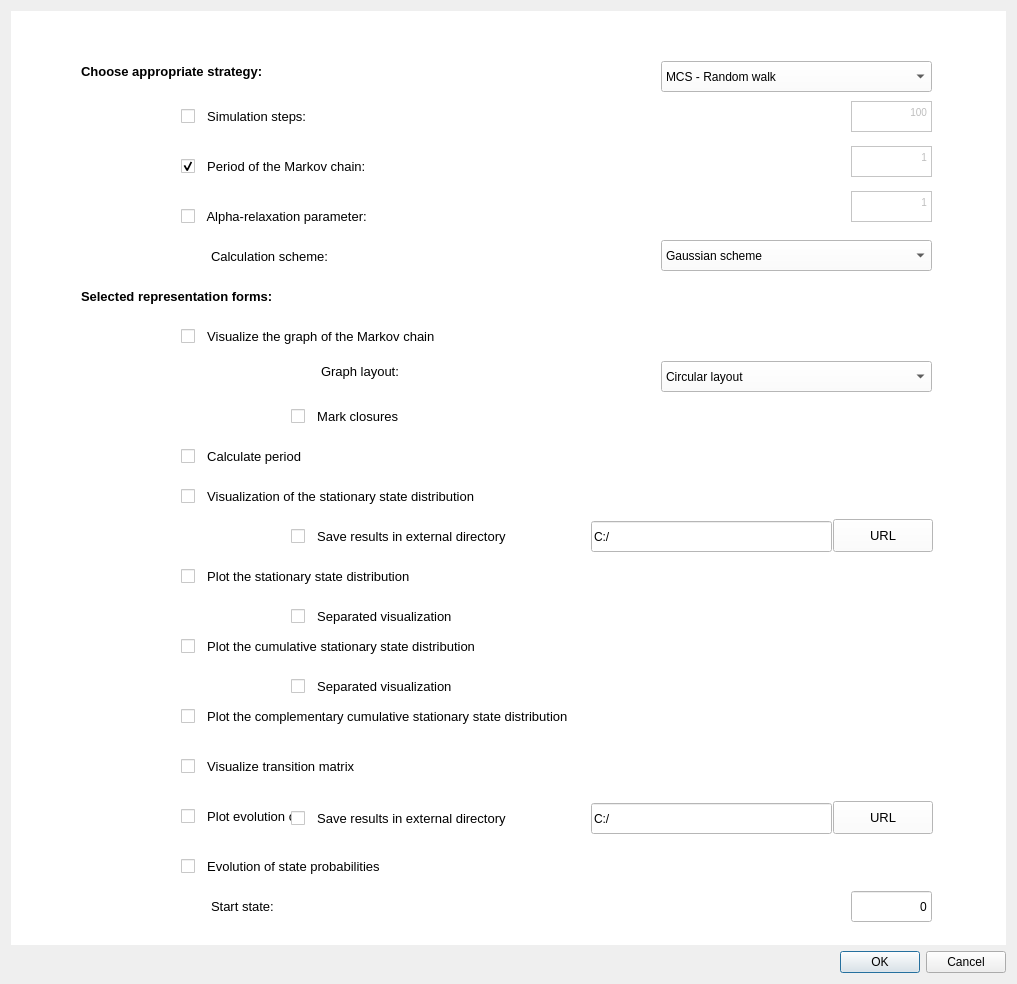
<?xml version="1.0" encoding="UTF-8"?>
<ui version="4.0">
 <class>StrategySelectionDialog</class>
 <widget class="QDialog" name="StrategySelectionDialog">
  <property name="geometry">
   <rect>
    <x>0</x>
    <y>0</y>
    <width>1017</width>
    <height>984</height>
   </rect>
  </property>
  <property name="windowTitle">
   <string>Strategy Selection Dialog</string>
  </property>
  <property name="windowIcon">
   <iconset>
    <normaloff>../../../DTMC_Simulator/resources/icons/FS4DTMC.PNG</normaloff>../../../DTMC_Simulator/resources/icons/FS4DTMC.PNG</iconset>
  </property>
  <property name="styleSheet">
   <string notr="true"/>
  </property>
  <layout class="QVBoxLayout" name="verticalLayout">
   <item>
    <widget class="QWidget" name="widget" native="true">
     <property name="autoFillBackground">
      <bool>false</bool>
     </property>
     <property name="styleSheet">
      <string notr="true">background-color: white</string>
     </property>
     <widget class="QComboBox" name="cb_strategy">
      <property name="geometry">
       <rect>
        <x>650</x>
        <y>50</y>
        <width>271</width>
        <height>31</height>
       </rect>
      </property>
      <item>
       <property name="text">
        <string>MCS - Random walk</string>
       </property>
      </item>
      <item>
       <property name="text">
        <string>MCS - Limiting distribution</string>
       </property>
      </item>
      <item>
       <property name="text">
        <string>MCS - Cesaro limit</string>
       </property>
      </item>
      <item>
       <property name="text">
        <string>MCS - Modified cesaro limit</string>
       </property>
      </item>
      <item>
       <property name="text">
        <string>MCS - Matrix powering</string>
       </property>
      </item>
      <item>
       <property name="text">
        <string>MCS - Direct approach</string>
       </property>
      </item>
      <item>
       <property name="text">
        <string>MCS - Forward approach</string>
       </property>
      </item>
     </widget>
     <widget class="QTextEdit" name="te_steps">
      <property name="enabled">
       <bool>false</bool>
      </property>
      <property name="geometry">
       <rect>
        <x>840</x>
        <y>90</y>
        <width>81</width>
        <height>31</height>
       </rect>
      </property>
      <property name="html">
       <string>&lt;!DOCTYPE HTML PUBLIC &quot;-//W3C//DTD HTML 4.0//EN&quot; &quot;http://www.w3.org/TR/REC-html40/strict.dtd&quot;&gt;
&lt;html&gt;&lt;head&gt;&lt;meta name=&quot;qrichtext&quot; content=&quot;1&quot; /&gt;&lt;style type=&quot;text/css&quot;&gt;
p, li { white-space: pre-wrap; }
&lt;/style&gt;&lt;/head&gt;&lt;body style=&quot; font-family:'MS Shell Dlg 2'; font-size:7.8pt; font-weight:400; font-style:normal;&quot;&gt;
&lt;p align=&quot;right&quot; style=&quot; margin-top:0px; margin-bottom:0px; margin-left:0px; margin-right:0px; -qt-block-indent:0; text-indent:0px;&quot;&gt;100&lt;/p&gt;&lt;/body&gt;&lt;/html&gt;</string>
      </property>
     </widget>
     <widget class="QLabel" name="la_strategy">
      <property name="geometry">
       <rect>
        <x>70</x>
        <y>40</y>
        <width>301</width>
        <height>41</height>
       </rect>
      </property>
      <property name="font">
       <font>
        <pointsize>10</pointsize>
        <weight>75</weight>
        <bold>true</bold>
       </font>
      </property>
      <property name="text">
       <string>Choose appropriate strategy:</string>
      </property>
     </widget>
     <widget class="QCheckBox" name="cb_steps">
      <property name="geometry">
       <rect>
        <x>170</x>
        <y>80</y>
        <width>161</width>
        <height>51</height>
       </rect>
      </property>
      <property name="font">
       <font>
        <pointsize>10</pointsize>
       </font>
      </property>
      <property name="text">
       <string>  Simulation steps:</string>
      </property>
      <property name="checked">
       <bool>false</bool>
      </property>
     </widget>
     <widget class="QCheckBox" name="cb_stStVectorPlot">
      <property name="geometry">
       <rect>
        <x>170</x>
        <y>540</y>
        <width>461</width>
        <height>51</height>
       </rect>
      </property>
      <property name="font">
       <font>
        <pointsize>10</pointsize>
       </font>
      </property>
      <property name="text">
       <string>  Plot the stationary state distribution</string>
      </property>
     </widget>
     <widget class="QLabel" name="la_representationForms">
      <property name="geometry">
       <rect>
        <x>70</x>
        <y>260</y>
        <width>411</width>
        <height>51</height>
       </rect>
      </property>
      <property name="font">
       <font>
        <pointsize>10</pointsize>
        <weight>75</weight>
        <bold>true</bold>
       </font>
      </property>
      <property name="text">
       <string>Selected representation forms:</string>
      </property>
     </widget>
     <widget class="QCheckBox" name="cb_cuStStVectorPlot">
      <property name="geometry">
       <rect>
        <x>170</x>
        <y>610</y>
        <width>461</width>
        <height>51</height>
       </rect>
      </property>
      <property name="font">
       <font>
        <pointsize>10</pointsize>
       </font>
      </property>
      <property name="text">
       <string>  Plot the cumulative stationary state distribution</string>
      </property>
     </widget>
     <widget class="QCheckBox" name="cb_coCuStStVectorPlot">
      <property name="geometry">
       <rect>
        <x>170</x>
        <y>680</y>
        <width>761</width>
        <height>51</height>
       </rect>
      </property>
      <property name="font">
       <font>
        <pointsize>10</pointsize>
       </font>
      </property>
      <property name="text">
       <string>  Plot the complementary cumulative stationary state distribution</string>
      </property>
     </widget>
     <widget class="QCheckBox" name="cb_stStVector">
      <property name="geometry">
       <rect>
        <x>170</x>
        <y>460</y>
        <width>461</width>
        <height>51</height>
       </rect>
      </property>
      <property name="font">
       <font>
        <pointsize>10</pointsize>
       </font>
      </property>
      <property name="text">
       <string>  Visualization of the stationary state distribution</string>
      </property>
     </widget>
     <widget class="QCheckBox" name="cb_alphaRelaxation">
      <property name="enabled">
       <bool>true</bool>
      </property>
      <property name="geometry">
       <rect>
        <x>170</x>
        <y>180</y>
        <width>321</width>
        <height>51</height>
       </rect>
      </property>
      <property name="font">
       <font>
        <pointsize>10</pointsize>
       </font>
      </property>
      <property name="text">
       <string>  Alpha-relaxation parameter:</string>
      </property>
      <property name="checked">
       <bool>false</bool>
      </property>
     </widget>
     <widget class="QTextEdit" name="te_alphaRelaxation">
      <property name="enabled">
       <bool>false</bool>
      </property>
      <property name="geometry">
       <rect>
        <x>840</x>
        <y>180</y>
        <width>81</width>
        <height>31</height>
       </rect>
      </property>
      <property name="html">
       <string>&lt;!DOCTYPE HTML PUBLIC &quot;-//W3C//DTD HTML 4.0//EN&quot; &quot;http://www.w3.org/TR/REC-html40/strict.dtd&quot;&gt;
&lt;html&gt;&lt;head&gt;&lt;meta name=&quot;qrichtext&quot; content=&quot;1&quot; /&gt;&lt;style type=&quot;text/css&quot;&gt;
p, li { white-space: pre-wrap; }
&lt;/style&gt;&lt;/head&gt;&lt;body style=&quot; font-family:'MS Shell Dlg 2'; font-size:7.8pt; font-weight:400; font-style:normal;&quot;&gt;
&lt;p align=&quot;right&quot; style=&quot; margin-top:0px; margin-bottom:0px; margin-left:0px; margin-right:0px; -qt-block-indent:0; text-indent:0px;&quot;&gt;1&lt;/p&gt;&lt;/body&gt;&lt;/html&gt;</string>
      </property>
     </widget>
     <widget class="QCheckBox" name="cb_stStVectorPlotSeparated">
      <property name="geometry">
       <rect>
        <x>280</x>
        <y>590</y>
        <width>261</width>
        <height>31</height>
       </rect>
      </property>
      <property name="font">
       <font>
        <pointsize>10</pointsize>
       </font>
      </property>
      <property name="text">
       <string>  Separated visualization</string>
      </property>
      <property name="checked">
       <bool>false</bool>
      </property>
     </widget>
     <widget class="QCheckBox" name="cb_cuStStVectorPlotSeparated">
      <property name="geometry">
       <rect>
        <x>280</x>
        <y>660</y>
        <width>261</width>
        <height>31</height>
       </rect>
      </property>
      <property name="font">
       <font>
        <pointsize>10</pointsize>
       </font>
      </property>
      <property name="text">
       <string>  Separated visualization</string>
      </property>
      <property name="checked">
       <bool>false</bool>
      </property>
     </widget>
     <widget class="QCheckBox" name="cb_coCuStStVectorPlotSeparated">
      <property name="geometry">
       <rect>
        <x>280</x>
        <y>730</y>
        <width>301</width>
        <height>31</height>
       </rect>
      </property>
      <property name="font">
       <font>
        <pointsize>10</pointsize>
       </font>
      </property>
      <property name="text">
       <string>  Separated visualization</string>
      </property>
      <property name="checked">
       <bool>false</bool>
      </property>
     </widget>
     <widget class="QCheckBox" name="cb_graph">
      <property name="geometry">
       <rect>
        <x>170</x>
        <y>300</y>
        <width>461</width>
        <height>51</height>
       </rect>
      </property>
      <property name="font">
       <font>
        <pointsize>10</pointsize>
       </font>
      </property>
      <property name="text">
       <string>  Visualize the graph of the Markov chain</string>
      </property>
     </widget>
     <widget class="QCheckBox" name="cb_markClosures">
      <property name="geometry">
       <rect>
        <x>280</x>
        <y>390</y>
        <width>261</width>
        <height>31</height>
       </rect>
      </property>
      <property name="font">
       <font>
        <pointsize>10</pointsize>
       </font>
      </property>
      <property name="text">
       <string>  Mark closures</string>
      </property>
      <property name="checked">
       <bool>false</bool>
      </property>
     </widget>
     <widget class="QCheckBox" name="cb_calculate_period">
      <property name="geometry">
       <rect>
        <x>170</x>
        <y>420</y>
        <width>461</width>
        <height>51</height>
       </rect>
      </property>
      <property name="font">
       <font>
        <pointsize>10</pointsize>
       </font>
      </property>
      <property name="text">
       <string>  Calculate period</string>
      </property>
     </widget>
     <widget class="QComboBox" name="cb_graphLayout">
      <property name="geometry">
       <rect>
        <x>650</x>
        <y>350</y>
        <width>271</width>
        <height>31</height>
       </rect>
      </property>
      <item>
       <property name="text">
        <string>Circular layout</string>
       </property>
      </item>
      <item>
       <property name="text">
        <string>Spring layout</string>
       </property>
      </item>
      <item>
       <property name="text">
        <string>Spectral layout</string>
       </property>
      </item>
      <item>
       <property name="text">
        <string>Random layout</string>
       </property>
      </item>
     </widget>
     <widget class="QLabel" name="la_graphLayout">
      <property name="geometry">
       <rect>
        <x>310</x>
        <y>340</y>
        <width>111</width>
        <height>41</height>
       </rect>
      </property>
      <property name="font">
       <font>
        <pointsize>10</pointsize>
       </font>
      </property>
      <property name="text">
       <string>Graph layout:</string>
      </property>
     </widget>
     <widget class="QCheckBox" name="cb_evoStAv">
      <property name="geometry">
       <rect>
        <x>170</x>
        <y>780</y>
        <width>761</width>
        <height>51</height>
       </rect>
      </property>
      <property name="font">
       <font>
        <pointsize>10</pointsize>
       </font>
      </property>
      <property name="text">
       <string>  Plot evolution of the state average</string>
      </property>
     </widget>
     <widget class="QCheckBox" name="cb_randomWalk">
      <property name="geometry">
       <rect>
        <x>170</x>
        <y>730</y>
        <width>761</width>
        <height>51</height>
       </rect>
      </property>
      <property name="font">
       <font>
        <pointsize>10</pointsize>
       </font>
      </property>
      <property name="text">
       <string>  Plot random walk</string>
      </property>
     </widget>
     <widget class="QCheckBox" name="cb_evoSt">
      <property name="geometry">
       <rect>
        <x>170</x>
        <y>830</y>
        <width>761</width>
        <height>51</height>
       </rect>
      </property>
      <property name="font">
       <font>
        <pointsize>10</pointsize>
       </font>
      </property>
      <property name="text">
       <string>  Evolution of state probabilities</string>
      </property>
     </widget>
     <widget class="QLabel" name="la_startState">
      <property name="geometry">
       <rect>
        <x>200</x>
        <y>870</y>
        <width>101</width>
        <height>51</height>
       </rect>
      </property>
      <property name="font">
       <font>
        <pointsize>10</pointsize>
       </font>
      </property>
      <property name="text">
       <string>Start state:</string>
      </property>
     </widget>
     <widget class="QLineEdit" name="le_startState">
      <property name="geometry">
       <rect>
        <x>840</x>
        <y>880</y>
        <width>81</width>
        <height>31</height>
       </rect>
      </property>
      <property name="layoutDirection">
       <enum>Qt::RightToLeft</enum>
      </property>
      <property name="text">
       <string>0</string>
      </property>
      <property name="alignment">
       <set>Qt::AlignRight|Qt::AlignTrailing|Qt::AlignVCenter</set>
      </property>
     </widget>
     <widget class="QLabel" name="la_directScheme">
      <property name="geometry">
       <rect>
        <x>200</x>
        <y>220</y>
        <width>231</width>
        <height>51</height>
       </rect>
      </property>
      <property name="font">
       <font>
        <pointsize>10</pointsize>
       </font>
      </property>
      <property name="text">
       <string>Calculation scheme:</string>
      </property>
     </widget>
     <widget class="QComboBox" name="cb_directScheme">
      <property name="geometry">
       <rect>
        <x>650</x>
        <y>229</y>
        <width>271</width>
        <height>31</height>
       </rect>
      </property>
      <item>
       <property name="text">
        <string>Gaussian scheme</string>
       </property>
      </item>
      <item>
       <property name="text">
        <string>Inverse iteration scheme</string>
       </property>
      </item>
     </widget>
     <widget class="QCheckBox" name="cb_transitionMatrix">
      <property name="geometry">
       <rect>
        <x>170</x>
        <y>730</y>
        <width>761</width>
        <height>51</height>
       </rect>
      </property>
      <property name="font">
       <font>
        <pointsize>10</pointsize>
       </font>
      </property>
      <property name="text">
       <string>  Visualize transition matrix</string>
      </property>
     </widget>
     <widget class="QCheckBox" name="cb_saveSSD">
      <property name="geometry">
       <rect>
        <x>280</x>
        <y>510</y>
        <width>291</width>
        <height>31</height>
       </rect>
      </property>
      <property name="font">
       <font>
        <pointsize>10</pointsize>
       </font>
      </property>
      <property name="text">
       <string>  Save results in external directory</string>
      </property>
      <property name="checked">
       <bool>false</bool>
      </property>
     </widget>
     <widget class="QCheckBox" name="cb_saveTM">
      <property name="geometry">
       <rect>
        <x>280</x>
        <y>792</y>
        <width>291</width>
        <height>31</height>
       </rect>
      </property>
      <property name="font">
       <font>
        <pointsize>10</pointsize>
       </font>
      </property>
      <property name="text">
       <string>  Save results in external directory</string>
      </property>
      <property name="checked">
       <bool>false</bool>
      </property>
     </widget>
     <widget class="QLineEdit" name="le_filePath_SSD">
      <property name="geometry">
       <rect>
        <x>580</x>
        <y>510</y>
        <width>241</width>
        <height>31</height>
       </rect>
      </property>
      <property name="font">
       <font>
        <weight>50</weight>
        <bold>false</bold>
       </font>
      </property>
      <property name="text">
       <string>C:/</string>
      </property>
     </widget>
     <widget class="QPushButton" name="bu_filePath_SSD">
      <property name="geometry">
       <rect>
        <x>822</x>
        <y>508</y>
        <width>100</width>
        <height>33</height>
       </rect>
      </property>
      <property name="font">
       <font>
        <pointsize>10</pointsize>
       </font>
      </property>
      <property name="text">
       <string>URL</string>
      </property>
     </widget>
     <widget class="QLineEdit" name="le_filePath_TM">
      <property name="geometry">
       <rect>
        <x>580</x>
        <y>792</y>
        <width>241</width>
        <height>31</height>
       </rect>
      </property>
      <property name="font">
       <font>
        <weight>50</weight>
        <bold>false</bold>
       </font>
      </property>
      <property name="text">
       <string>C:/</string>
      </property>
     </widget>
     <widget class="QPushButton" name="bu_filePath_TM">
      <property name="geometry">
       <rect>
        <x>822</x>
        <y>790</y>
        <width>100</width>
        <height>33</height>
       </rect>
      </property>
      <property name="font">
       <font>
        <pointsize>10</pointsize>
       </font>
      </property>
      <property name="text">
       <string>URL</string>
      </property>
     </widget>
     <widget class="QCheckBox" name="cb_period">
      <property name="geometry">
       <rect>
        <x>170</x>
        <y>130</y>
        <width>241</width>
        <height>51</height>
       </rect>
      </property>
      <property name="font">
       <font>
        <pointsize>10</pointsize>
       </font>
      </property>
      <property name="text">
       <string>  Period of the Markov chain:</string>
      </property>
      <property name="checked">
       <bool>true</bool>
      </property>
     </widget>
     <widget class="QTextEdit" name="te_period">
      <property name="enabled">
       <bool>false</bool>
      </property>
      <property name="geometry">
       <rect>
        <x>840</x>
        <y>135</y>
        <width>81</width>
        <height>31</height>
       </rect>
      </property>
      <property name="html">
       <string>&lt;!DOCTYPE HTML PUBLIC &quot;-//W3C//DTD HTML 4.0//EN&quot; &quot;http://www.w3.org/TR/REC-html40/strict.dtd&quot;&gt;
&lt;html&gt;&lt;head&gt;&lt;meta name=&quot;qrichtext&quot; content=&quot;1&quot; /&gt;&lt;style type=&quot;text/css&quot;&gt;
p, li { white-space: pre-wrap; }
&lt;/style&gt;&lt;/head&gt;&lt;body style=&quot; font-family:'MS Shell Dlg 2'; font-size:7.8pt; font-weight:400; font-style:normal;&quot;&gt;
&lt;p align=&quot;right&quot; style=&quot; margin-top:0px; margin-bottom:0px; margin-left:0px; margin-right:0px; -qt-block-indent:0; text-indent:0px;&quot;&gt;1&lt;/p&gt;&lt;/body&gt;&lt;/html&gt;</string>
      </property>
     </widget>
    </widget>
   </item>
   <item>
    <widget class="QDialogButtonBox" name="bb_acceptStrategy">
     <property name="orientation">
      <enum>Qt::Horizontal</enum>
     </property>
     <property name="standardButtons">
      <set>QDialogButtonBox::Cancel|QDialogButtonBox::Ok</set>
     </property>
    </widget>
   </item>
  </layout>
 </widget>
 <resources/>
 <connections>
  <connection>
   <sender>bb_acceptStrategy</sender>
   <signal>accepted()</signal>
   <receiver>StrategySelectionDialog</receiver>
   <slot>accept()</slot>
   <hints>
    <hint type="sourcelabel">
     <x>248</x>
     <y>254</y>
    </hint>
    <hint type="destinationlabel">
     <x>157</x>
     <y>274</y>
    </hint>
   </hints>
  </connection>
  <connection>
   <sender>bb_acceptStrategy</sender>
   <signal>rejected()</signal>
   <receiver>StrategySelectionDialog</receiver>
   <slot>reject()</slot>
   <hints>
    <hint type="sourcelabel">
     <x>316</x>
     <y>260</y>
    </hint>
    <hint type="destinationlabel">
     <x>286</x>
     <y>274</y>
    </hint>
   </hints>
  </connection>
 </connections>
</ui>
